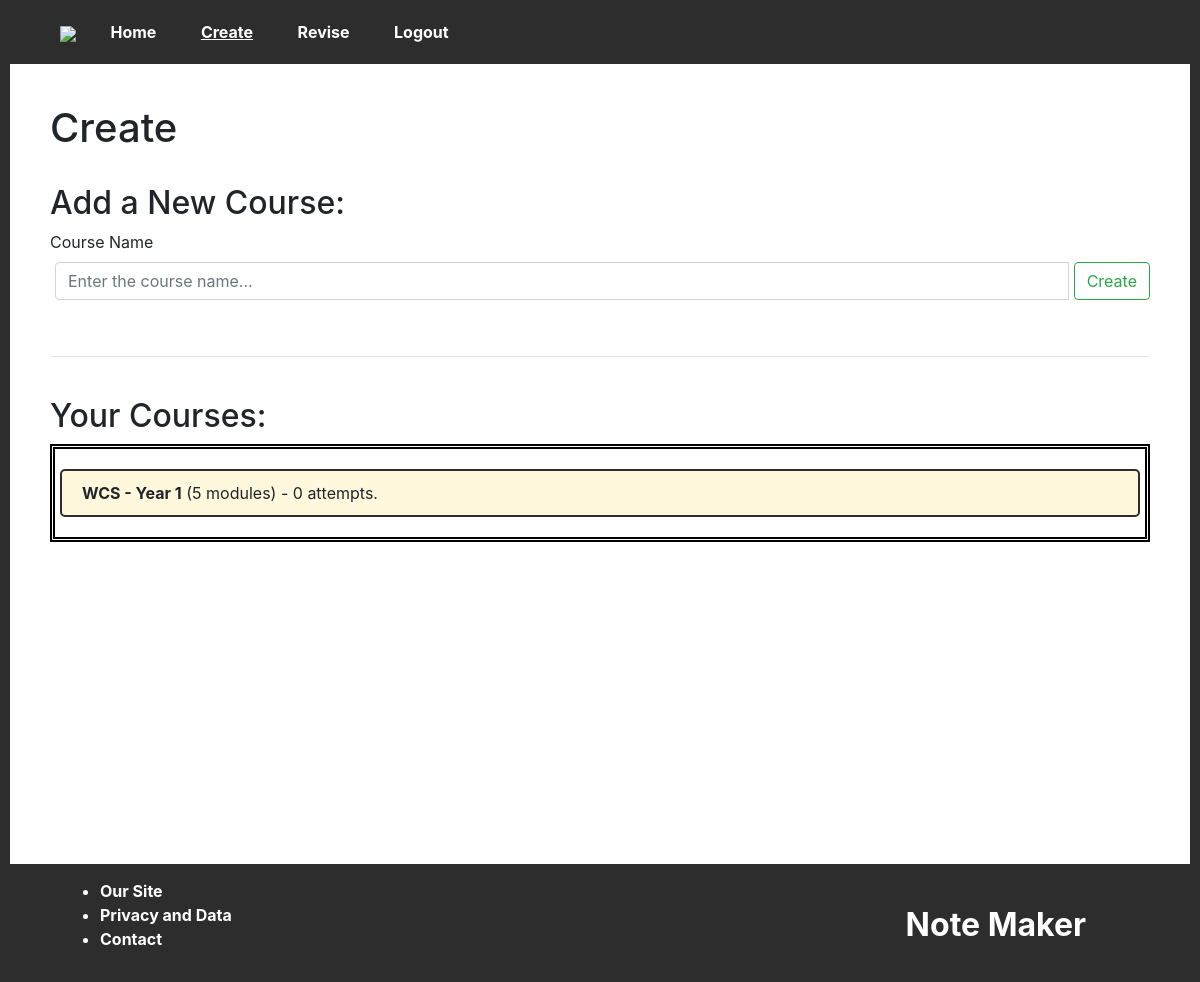
The app's page /create/ (signed in), older data.
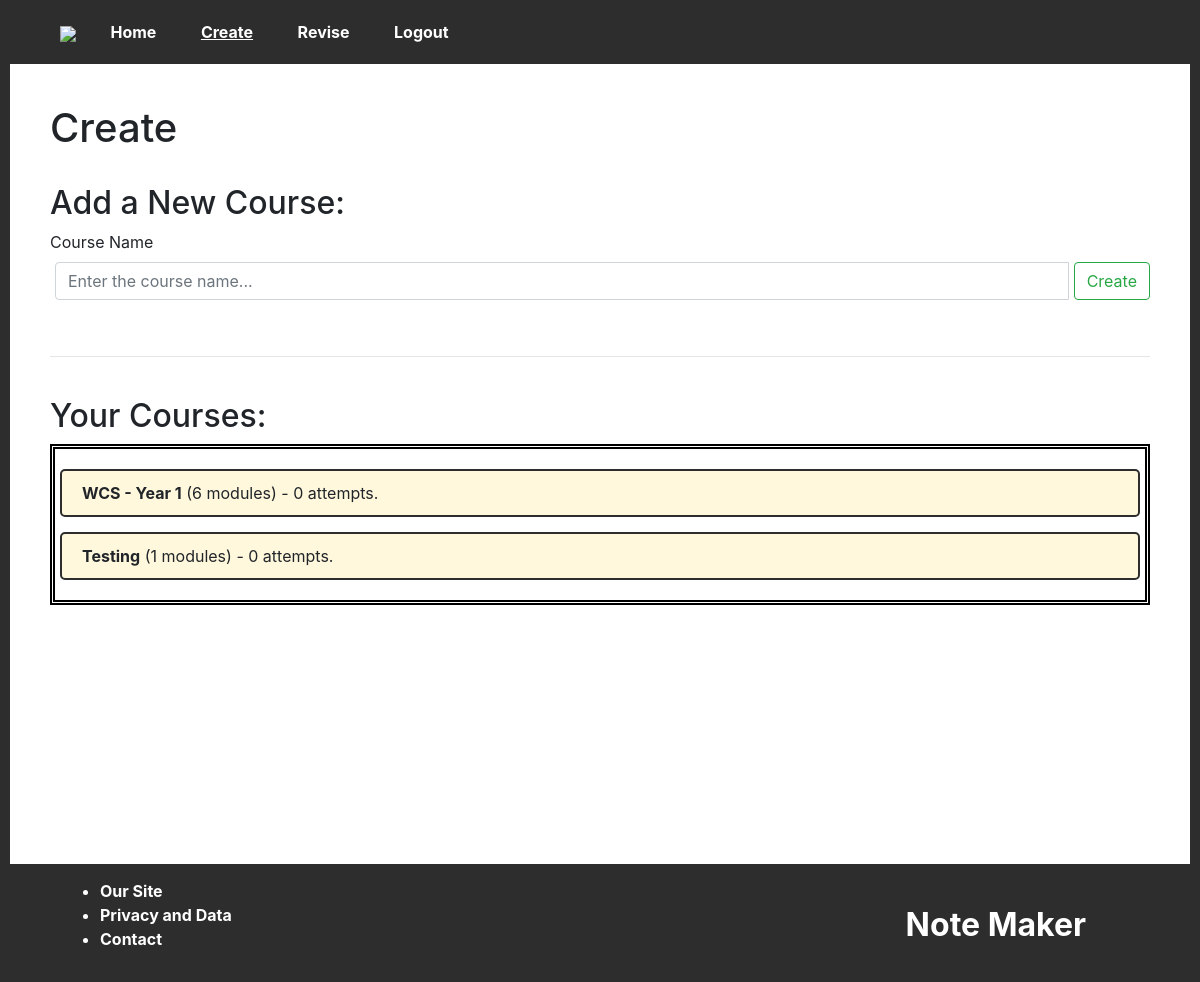
The same page, newer data.
### website/models.py (models this page shows)
class Course(db.Model): # Example: Warwick Computer Science - Year 1
    id = db.Column(db.Integer, primary_key=True)
    name = db.Column(db.String(512))
    user = db.Column(db.Integer, db.ForeignKey("user.id"))
    def getModules(self):
        return sorted(Module.query.filter_by(course=self.id).all(), key=lambda i: i.code)
    def getAttempts(self):
        return 0 # WIP

### website/create/create.py (the view, shortened to what this page needs)
@create.route("/", methods=["GET", "POST"])
@login_required
def index():
    return render_template("create.html", user=current_user)

### app.py (called while the page is built)
@app.context_processor
def current_nav():
    return get_current_nav()

### website/__init__.py (called while the page is built)
def get_current_nav():
    navs = ["create", "revise", "login", "signup"] # Otherwise: home.
    current = "home"
    for nav in navs:
        if nav in request.path:
            current = nav
    return dict(current_nav = current)

### website/models.py (called while the page is built)
    def getCourses(self):
        return Course.query.filter_by(user=self.id).all()

### website/create/templates/create.html (shortened to what this page needs)
{% extends "base.html" %}
{% block content %}
    <link rel="stylesheet" href="{{ url_for('create.static', filename='create.css') }}">
    <h1>Create</h1><br>
    <h2>Add a New Course:</h2>
    <form method="POST">
        <div class="form-group">
            <label for="name">Course Name</label>
            <div class="input-group">
                <input type="text" name="name" id="name" class="form-control" placeholder="Enter the course name..." required autofocus>
                <input type="submit" value="Create" class="btn btn-outline-success">
            </div>
        </div>
    </form>
    <br><hr><br>
    <h2>Your Courses:</h2>
    <div class="course_list">
        {% for course in user.getCourses() %}
            <div>
                <b><a href="/create/{{course.id}}" style="color: inherit">{{ course.name }}</a></b> ({{ course.getModules() | length }} modules) - {{ course.getAttempts() }} attempts.
            </div>
        {% else %}
            <p>No courses yet!</p>
        {% endfor %}
    </div>
{% endblock %}

Row changes from the older to the newer data that the page shows:
computed for Course "WCS - Year 1": getModules|length "5" → "6"
added Course: name "Testing", getModules|length "1", getAttempts "0"
